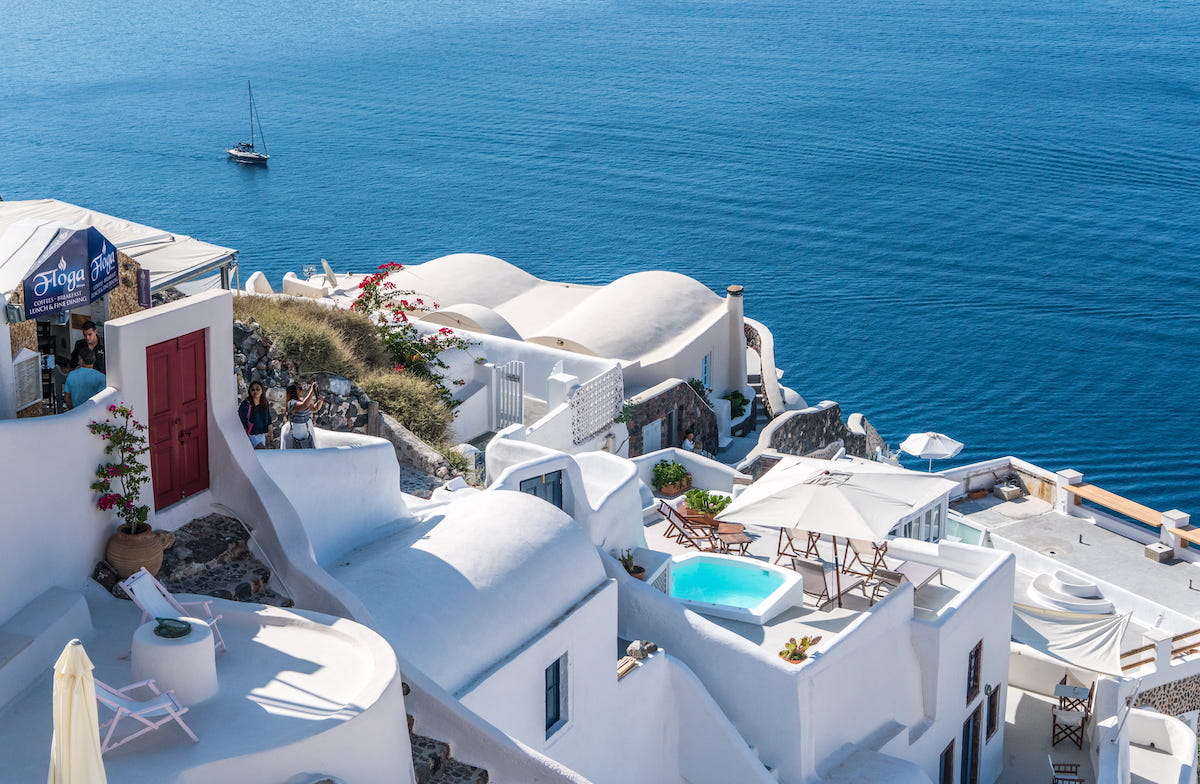
//> input picture pikrepo.com.jpg, 1200 x 784 px
$ ./gaussian   (built with g++ and OpenCV 4)
//> lines starting //> are read from the running program, lines starting //| are printed output that depends on the picture
#include <iostream>
#include <cmath>
#include "opencv2/core.hpp"
#include "opencv2/imgcodecs.hpp"
#include "opencv2/imgproc.hpp"
#include "opencv2/highgui.hpp"

using namespace std;
using namespace cv;

Mat calcKernel(int size, float sigma)
{
    int ctr = size / 2;
    float sum = 0;
    Mat mat = Mat::zeros(Size(size, size), CV_32F);
    // by default, matrix is stored in 1d array
    float *ptr = mat.ptr<float>(0);
    for (int i = 0; i < size * size; i++)
    {
        // calculate kernel pixel value based on x,y
        int x = i % size;
        int y = i / size;
        float e_pow = -(pow(x - ctr, 2) + pow(y - ctr, 2) + .0) / (2 * pow(sigma, 2));
        float value = pow(M_E, e_pow) / (2 * M_PI * pow(sigma, 2));
        // assign to the kernel
        ptr[i] = value;
        sum += value;
    }
    cout << "sum: " << sum << endl;
    // normalize the kernel by divide each pixel by the sum
    // since we didn't move ptr, it always point to the head of the array
    for (int i = 0; i < size * size; i++)
    {
        *ptr++ = *ptr / sum;
    }
    return mat;
}

int main()
{
    Mat img = imread("pikrepo.com.jpg", IMREAD_GRAYSCALE);
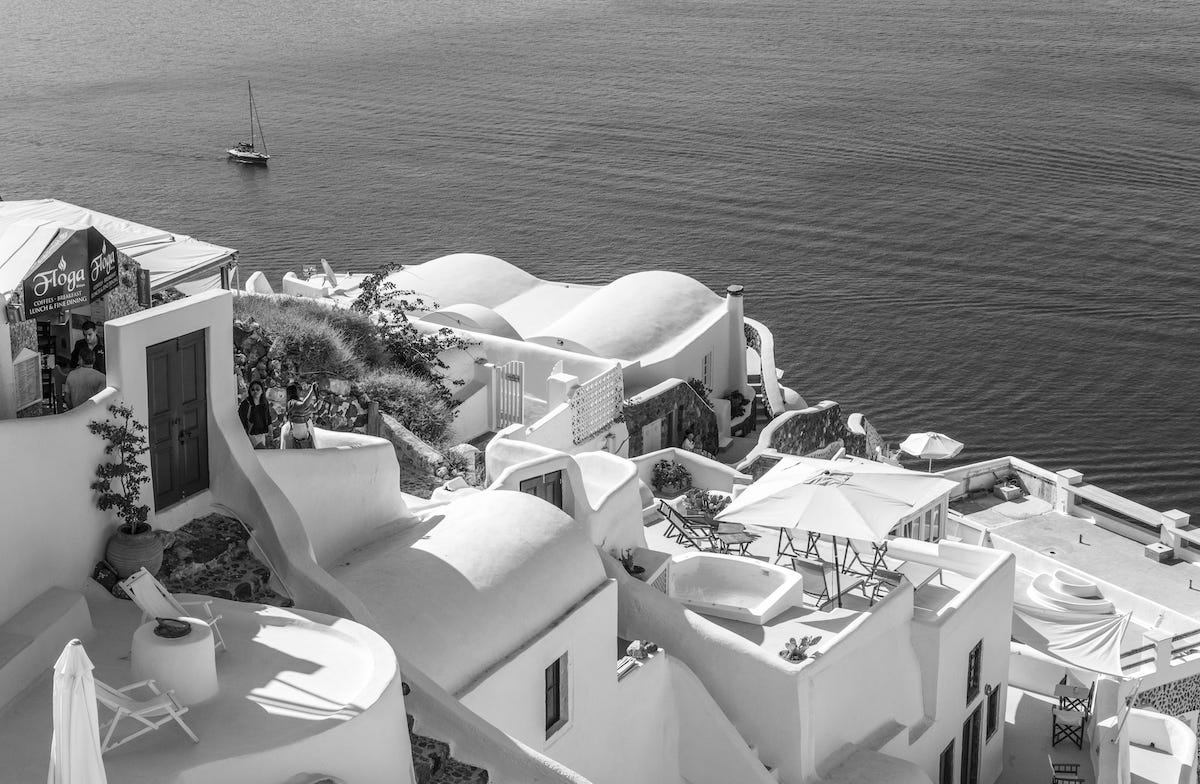
//> img: 784 rows x 1200 cols, CV_8UC1; min 0, max 255, mean 136.3
    imshow("original", img);
    cout << "depth: " << img.depth() << ", channels: " << img.channels() << endl;
//| depth: 0, channels: 1

    Mat kernel = calcKernel(5, 3);
    // the values calculated is between 0 and 1 (float), imshow will automatically map them into [0:255]. Since the values are typically small, it'll be shown as almost black
    cout << kernel << endl;
    Mat nkernel;
    normalize(kernel, nkernel, 0, 1, NORM_MINMAX);
    // to show the kernel better, we normalize those value [0,1] into [min,max]
    Mat bigkernel;
    resize(nkernel, bigkernel, Size(500, 500), 0, 0, INTER_NEAREST);
    imshow("minmax_kernel", bigkernel);
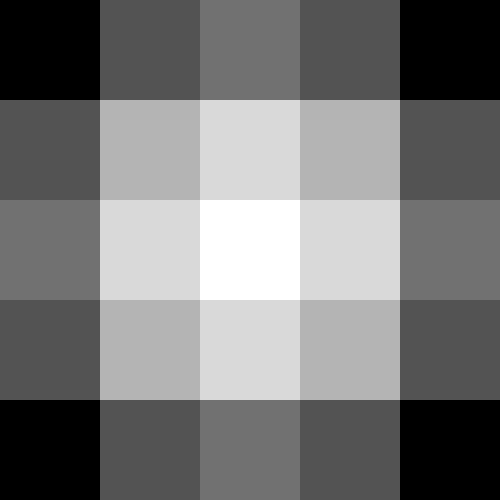
//> window 'minmax_kernel': 500 rows x 500 cols, CV_8UC1; min 0, max 255, mean 118.4

    // apply the calculated filter
    Mat out;
    filter2D(img, out, -1, kernel);
    imshow("blurred", out);

    // Gaussian Difference
    Mat diff;
    subtract(img, out, diff);
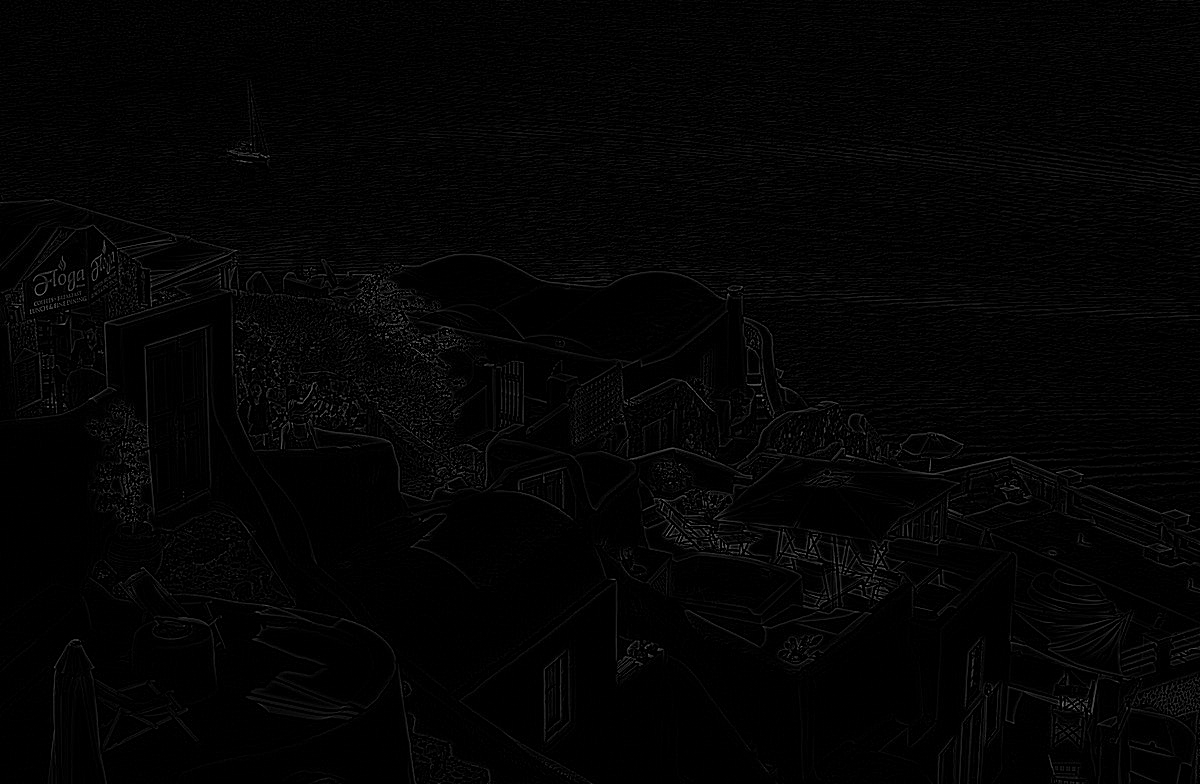
//> diff: 784 rows x 1200 cols, CV_8UC1; min 0, max 134, mean 3.8
    imshow("diff", diff);

    waitKey(0);

    return 0;
}
